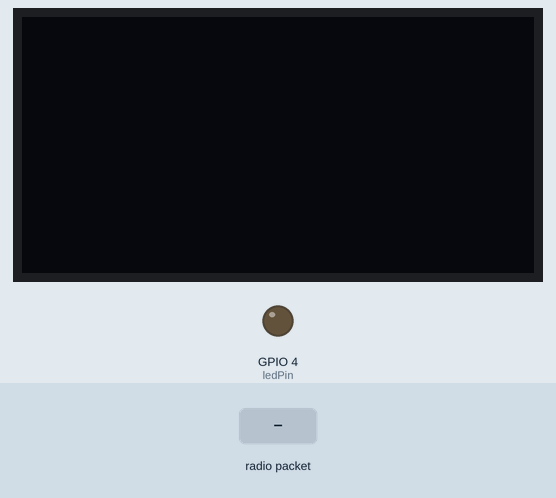
Simulated run of this sketch. Board: ESP32. On the bench: 128×64 one-colour display, output pins drawn as LEDs (lit = HIGH). Inputs (shaded band) come from the test bench. WiFi joins after 1.5 s; servers stay silent unless stated; uploads are accepted with an empty reply; no radio packets arrive unless stated; no MQTT or app messages arrive unless stated; what the sketch prints to the serial monitor is not drawn.

Above: at 2.8 s.
2.9 s: radio packet "1" arrives
At 3.02 s:
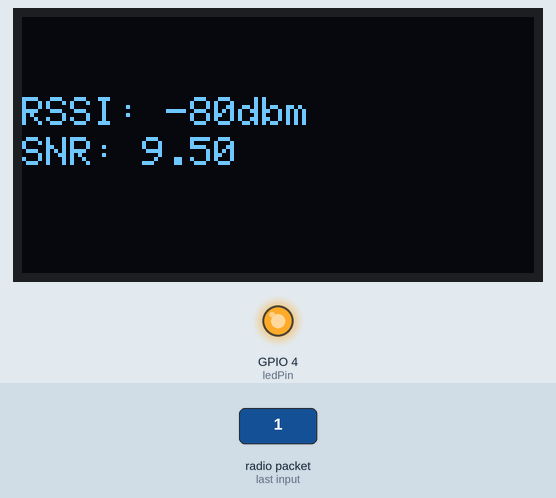
At 4.2 s:
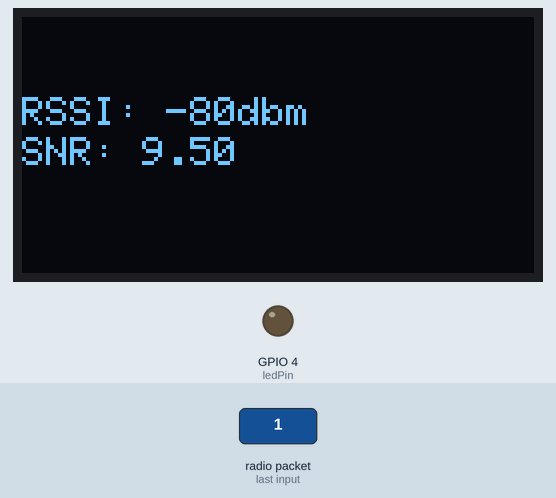
Timing chart, 0 to 5.9 s (numbered marks = the images above; inputs shaded):
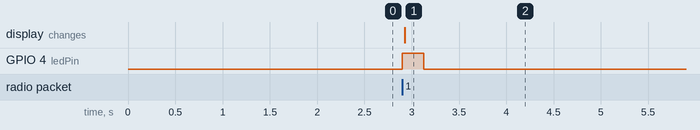

The sketch:

Lora_Receiver.ino
```cpp
#include <SPI.h>
#include <LoRa.h>
#include <WiFi.h>
#include <PubSubClient.h>  // MQTT library
#include <ArduinoJson.h>   // JSON library
#include <HTTPClient.h>
#include <Wire.h>
#include <Adafruit_GFX.h>
#include <Adafruit_SSD1306.h>

#define BAND 433E6 // Change this to your desired frequency band (433E6, 868E6, 915E6)
#define SCK 5
#define MISO 19
#define MOSI 27
#define SS 18
#define RST 14
#define DIO0 26

#define SCREEN_WIDTH 128 // OLED display width, in pixels
#define SCREEN_HEIGHT 64 // OLED display height, in pixels
#define OLED_RESET     -1 // Reset pin # (or -1 if sharing Arduino reset pin)
Adafruit_SSD1306 display(SCREEN_WIDTH, SCREEN_HEIGHT, &Wire, OLED_RESET);
const int ledPin = 4;
String LoRaData;

// WiFi credentials
const char* ssid = "";
const char* password = "";

// MQTT broker
const char* mqtt_server = "";
const int mqtt_port = 1883;
const char* mqtt_username = "";
const char* mqtt_password = "";
const char* mqtt_lora_info = "station/radio";
const char* mqtt_lora_payload = "station/data";
const char* mqtt_clientid = "wstation";
const char* thingsboardServer = ""; // e.g., "demo.thingsboard.io"
const String accessToken = "";


WiFiClient wifiClient;
PubSubClient client(wifiClient);


void setup_wifi() {
  delay(10);
  Serial.println("Connecting to WiFi");
  WiFi.begin(ssid, password);
  while (WiFi.status() != WL_CONNECTED) {
    delay(500);
    Serial.print(".");
  }
  Serial.println("");
  Serial.println("WiFi connected");
}

void reconnect() {

 while (!client.connected()) {
     Serial.printf("The client %s connects to the public mqtt broker\n", mqtt_clientid);
     if (client.connect(mqtt_clientid, mqtt_username, mqtt_password)) {
         Serial.println("Public mqtt broker connected");
     } else {
         Serial.print("failed with state ");
         Serial.print(client.state());
         delay(5000);
     }
 }
}

void sendDataToThingsBoard(const String& payload) {
  HTTPClient http;

  String url = String(thingsboardServer) + "/api/v1/" + accessToken + "/telemetry";

  http.begin(url);

  http.addHeader("Content-Type", "application/json");

  // String payload = payload; // Example telemetry data

  int httpResponseCode = http.POST(payload);

  if(httpResponseCode > 0) {
    Serial.print("HTTP Response code: ");
    Serial.println(httpResponseCode);
  } else {
    Serial.print("Error code: ");
    Serial.println(httpResponseCode);
  }

  http.end();
}


void setup() {
  Serial.begin(115200);
  if(!display.begin(SSD1306_SWITCHCAPVCC, 0x3C)) { // Address 0x3D for 128x64
    Serial.println(F("SSD1306 allocation failed"));
    for(;;);
  }
  Serial.println("LoRa Receiver Test");
  pinMode(ledPin, OUTPUT);
  setup_wifi();
  client.setServer( mqtt_server, mqtt_port);
  reconnect();
  SPI.begin(SCK, MISO, MOSI, SS);
  LoRa.setPins(SS, RST, DIO0);

  if (!LoRa.begin(BAND)) {
    Serial.println("Starting LoRa failed!");
    while (1);
  }
  LoRa.setSpreadingFactor(9);
  LoRa.setGain(6);
  Serial.println("LoRa Initializing OK!");
}

void loop() {
  if (!client.connected()) {
    reconnect();
  }
  client.loop();

  int packetSize = LoRa.parsePacket();
  if (packetSize) {
    digitalWrite(ledPin, HIGH);
    Serial.println("Received packet:");
    // RSSI
    int rssi = LoRa.packetRssi();
    // SNR
    float snr = LoRa.packetSnr();
    // Spreading Factor
    int sf = LoRa.getSpreadingFactor();
    // Frequency
    int frequency = LoRa.getFrequency();

    display.setTextSize(1);
    display.clearDisplay();
    display.setTextColor(WHITE);
    display.setCursor(0, 20);
    display.println("RSSI: " + String(rssi) + "dbm");
    display.setCursor(0, 30);
    display.println("SNR: " + String(snr));
    display.display();

    DynamicJsonDocument lorainfo(1024);
    lorainfo["rssi"] = rssi;
    lorainfo["snr"] = snr;
    lorainfo["sf"] = sf;
    lorainfo["frequency"] = frequency;
    char radioinfo[512];
    serializeJson(lorainfo, radioinfo);
    client.publish(mqtt_lora_info, radioinfo);
    sendDataToThingsBoard(radioinfo);
    digitalWrite(ledPin, LOW); // Turn LED off
    // Data
    while (LoRa.available()) {
      LoRaData = LoRa.readString();
      char mqttPayload[LoRaData.length() + 1];  // Create a character array with enough space
      LoRaData.toCharArray(mqttPayload, sizeof(mqttPayload)); // Convert String to character array
      client.publish(mqtt_lora_payload, mqttPayload); // Publish the character array
      sendDataToThingsBoard(mqttPayload);
    }
  }
}
```

Measured:
- after the input at 2.9 s, GPIO 4 (ledPin): LOW → HIGH at once, → LOW 0.23 s later; the display: changes at once (image 1)
